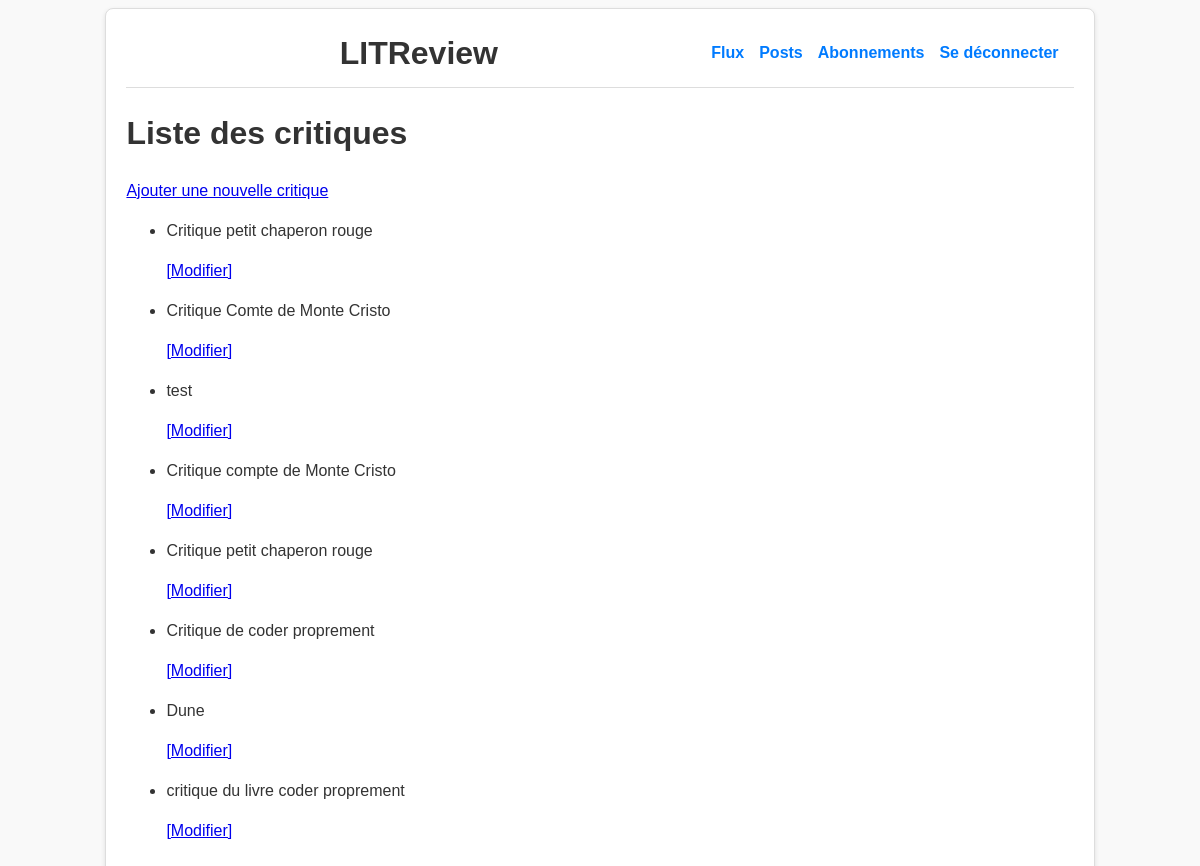
Before: /review/ with the older database file.
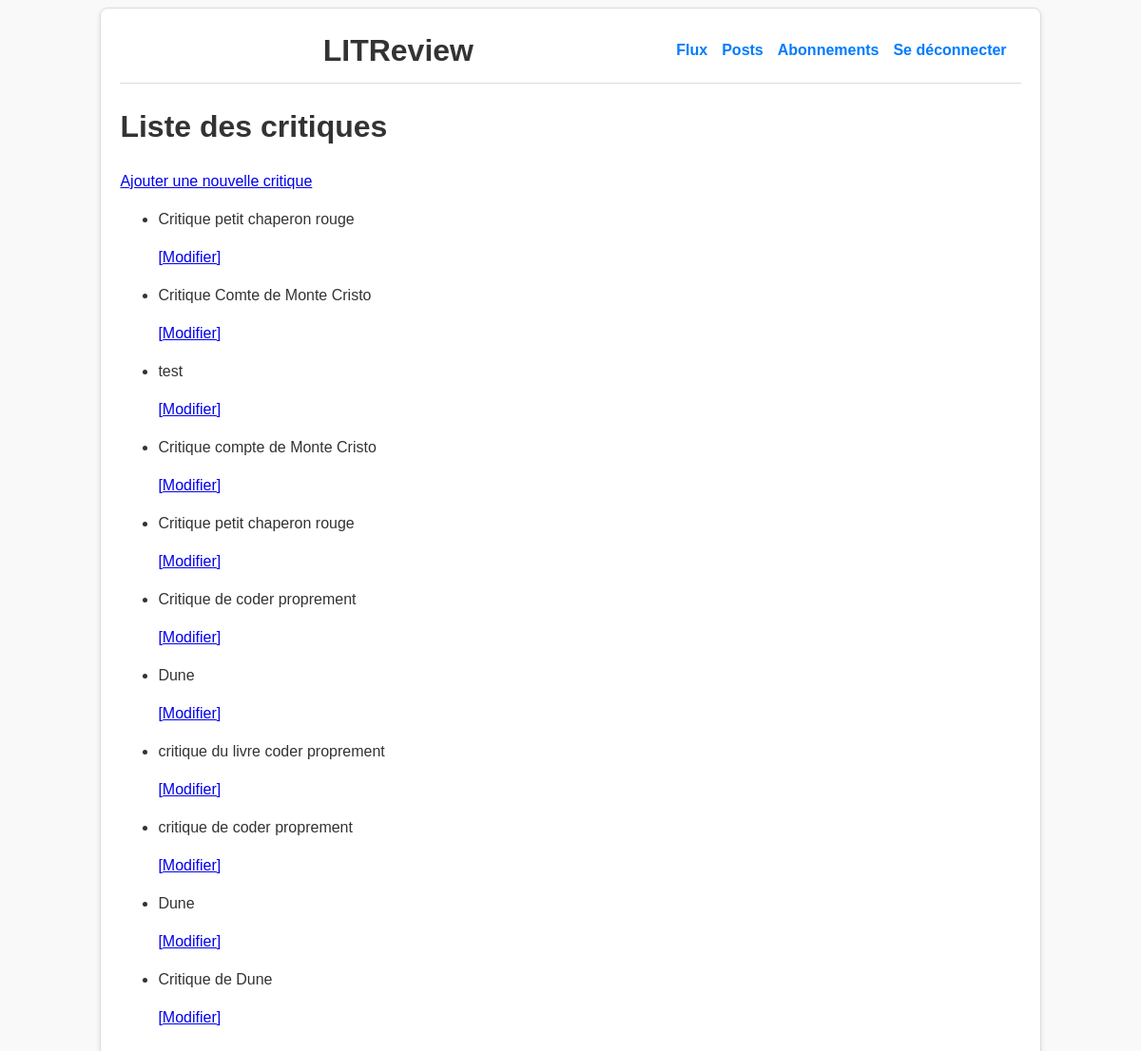
After: the same page with the newer database file.
### review/models.py (models this page shows, shortened)
class Review(models.Model):
    ticket = models.ForeignKey(to=Ticket, on_delete=models.CASCADE, null=True, blank=True)
    rating = models.PositiveSmallIntegerField(
        validators=[MinValueValidator(0), MaxValueValidator(5)]
    )
    headline = models.CharField(max_length=128)
    body = models.TextField(max_length=8192, blank=True)
    user = models.ForeignKey(
        to=settings.AUTH_USER_MODEL, on_delete=models.CASCADE, null=True
    )
    time_created = models.DateTimeField(auto_now_add=True)
    contributors = models.ManyToManyField(
        settings.AUTH_USER_MODEL,
        through="ReviewContributor",
        related_name="contributions",
        blank=True,
    )

### review/views.py (the view)
# urls.py: path("review/", review.views.review_list, name="review_list"),
def review_list(request):
    review = Review.objects.all()
    return render(request, "review/review_list.html", {"reviews": review})

### review/templates/review/review_list.html
{% extends 'base.html' %}
{% block content %}
<h1>Liste des critiques</h1>
<a href="{% url 'review_create' %}">Ajouter une nouvelle critique</a>
<ul>
    {% for review in reviews %}
    <li>
        <p>{{ review.headline }}</p>
        <a href="{% url 'review_update' review.id %}">[Modifier]</a>
    </li>
    {% endfor %}
</ul>
{% endblock %}

Changed rows visible on the page:
added Review: headline "critique de coder proprement"
added Review: headline "Dune"
added Review: headline "Critique de Dune"
